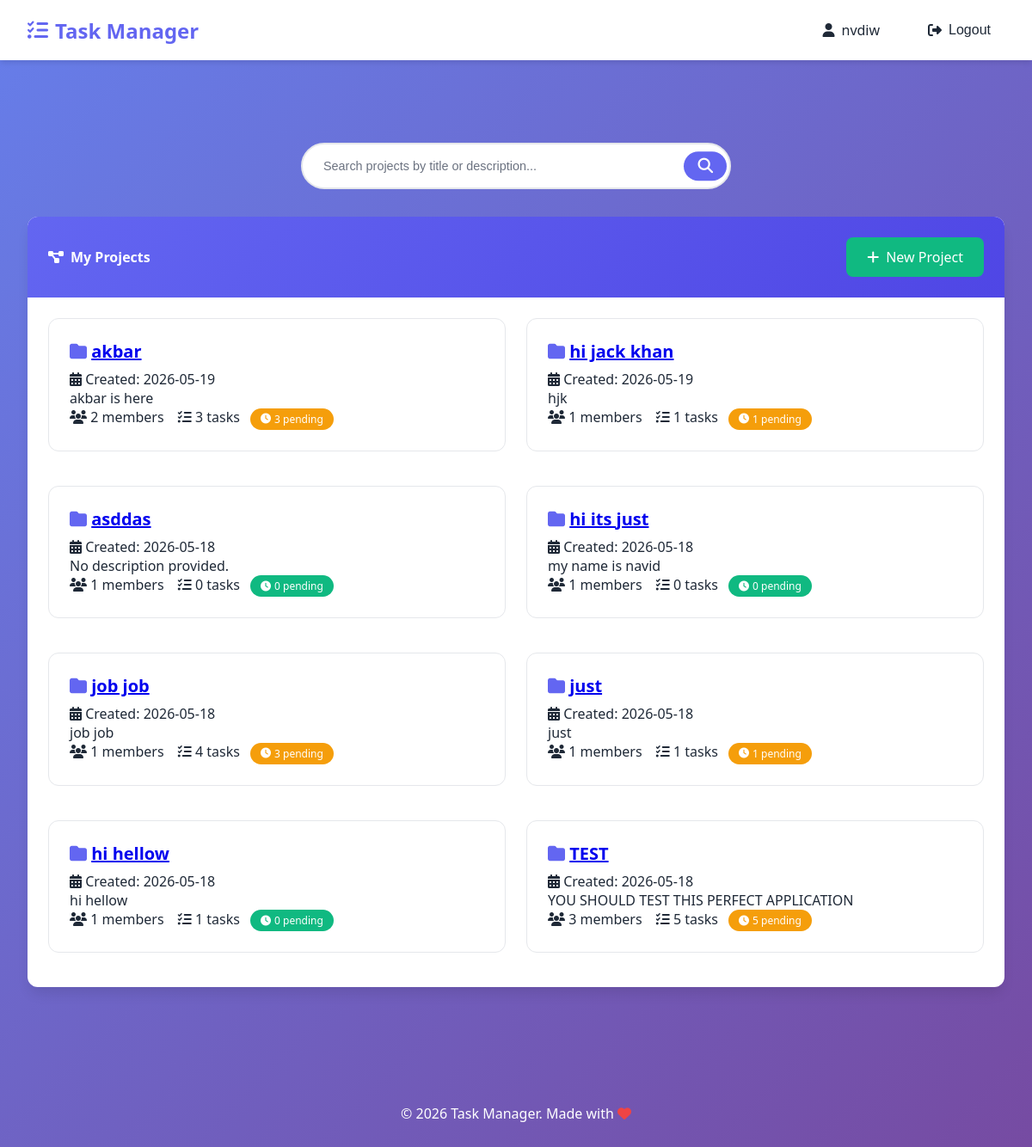
The app's page / (signed in) with its own data.
### tasks/models.py (models this page shows, shortened)
class Project(models.Model):
    title = models.CharField(max_length=200, verbose_name="Project Title")
    description = models.TextField(verbose_name="Description", blank=True)
    created_by = models.ForeignKey(
        User,
        on_delete=models.CASCADE,
        related_name='projects_created',
        verbose_name="Created By"
    )
    members = models.ManyToManyField(
        User,
        related_name='projects',
        blank=True,
        verbose_name="Team Members"
    )
    created_at = models.DateTimeField(auto_now_add=True, verbose_name="Created At")
    updated_at = models.DateTimeField(auto_now=True, verbose_name="Last Updated")
    def incomplete_tasks_count(self):
        return self.tasks.exclude(status=Task.Status.DONE).count()
    class Meta:
        verbose_name = "Project"
        verbose_name_plural = "Projects"
        ordering = ['-created_at']

### tasks/views.py (the view)
# urls.py: path('', views.project_list, name='project_list'),
@login_required
def project_list(request):
    projects = Project.objects.filter(
        Q(members=request.user) | Q(created_by=request.user)
    ).distinct()
    return render(request, 'tasks/project_list.html', {'projects': projects})

### templates/tasks/project_list.html (shortened to what this page needs)
{% extends 'base.html' %}
{% block content %}
<div class="search-form">
    <form action="{% url 'tasks:search_projects' %}" method="GET">
        <div class="search-wrapper">
            <input
                type="text"
                name="q"
                id="q"
                class="search-input"
                placeholder="Search projects by title or description..."
                value="{{ search_query }}"
            >
            <button type="submit" class="search-button">
                <i class="fas fa-search"></i>
            </button>
        </div>
    </form>
</div>
<div class="card">
    <div class="card-header" style="display: flex; justify-content: space-between; align-items: center;">
        <h4><i class="fas fa-project-diagram"></i> My Projects</h4>
        <a href="{% url 'tasks:project_create' %}" class="btn btn-success">
            <i class="fas fa-plus"></i> New Project
        </a>
    </div>
    <div class="card-body">
        {% if projects %}
            <div class="row">
                {% for project in projects %}
                    <div class="col-md-6">
                        <div class="project-card">
                            <div class="project-title">
                                <i class="fas fa-folder"></i>
                                <a href="{% url 'tasks:project_detail' project.pk %}">{{ project.title }}</a>
                            </div>
                            <p class="text-muted">
                                <i class="fas fa-calendar-alt"></i> Created: {{ project.created_at|date:"Y-m-d" }}
                            </p>
                            <p>{{ project.description|truncatewords:20|default:"No description provided." }}</p>
                            <div class="text-muted">
                                <i class="fas fa-users"></i> {{ project.members.count }} members
                                <i class="fas fa-tasks ms-3"></i> {{ project.tasks.count }} tasks
                                <span class="badge {% if project.incomplete_tasks_count > 0 %}bg-warning{% else %}bg-success{% endif %}" style="margin-left: 0.5rem;">
                                    <i class="fas fa-clock"></i> {{ project.incomplete_tasks_count }} pending
                                </span>
                            </div>
                        </div>
                    </div>
                {% endfor %}
            </div>
        {% endif %}
    </div>
</div>
{% endblock %}

### templates/base.html (shortened to what this page needs)
<!DOCTYPE html>
<html lang="en">
<head>
    <link rel="stylesheet" href="https://cdnjs.cloudflare.com/ajax/libs/font-awesome/6.5.1/css/all.min.css">
    {% load static %}
    <link rel="stylesheet" href="{% static 'css/style.css' %}">
</head>
<body>
    <nav class="navbar">
        <div class="navbar-container">
            <a class="navbar-brand" href="/">
                <i class="fas fa-tasks"></i>
                Task Manager
            </a>
            <div class="navbar-menu">
                {% if user.is_authenticated %}
                    <a class="nav-link" href="{% url 'accounts:profile' user.id %}">
                        <i class="fas fa-user"></i>
                        {{ user.username }}
                    </a>
                    <form method="post" action="{% url 'accounts:logout' %}" style="display: inline;">
                        <button type="submit" class="nav-link btn-logout">
                            <i class="fas fa-sign-out-alt"></i>
                            Logout
                        </button>
                    </form>
                {% endif %}
            </div>
        </div>
    </nav>
    <div class="container">
    </div>
    <main class="container">
        {% block content %}
        {% endblock %}
    </main>
    <footer class="footer">
        <p>&copy; 2026 Task Manager. Made with <i class="fas fa-heart" style="color: #ef4444;"></i></p>
    </footer>
</body>
</html>

### static/css/style.css (style rules this page uses)
:root { --primary: #6366f1; --primary-dark: #4f46e5; --primary-light: #818cf8; --secondary: #10b981; --secondary-dark: #059669; --danger: #ef4444; --danger-dark: #dc2626; --warning: #f59e0b; --info: #3b82f6; --dark: #1f2937; --light: #f9fafb; --gray: #6b7280; --gray-light: #e5e7eb; --white: #ffffff; --shadow: 0 4px 6px -1px rgba(0, 0, 0, 0.1); --shadow-lg: 0 10px 15px -3px rgba(0, 0, 0, 0.1); --radius: 12px; --radius-sm: 8px; }
* { margin: 0; padding: 0; box-sizing: border-box; }
body { font-family: 'Segoe UI', Tahoma, Geneva, Verdana, sans-serif; background: linear-gradient(135deg, #667eea 0%, #764ba2 100%); min-height: 100vh; color: var(--dark); }
.navbar { background: var(--white); box-shadow: var(--shadow); padding: 1rem 2rem; position: sticky; top: 0; z-index: 1000; }
.navbar-container { max-width: 1280px; margin: 0 auto; display: flex; justify-content: space-between; align-items: center; flex-wrap: wrap; gap: 1rem; }
.navbar-brand { font-size: 1.5rem; font-weight: bold; color: var(--primary); text-decoration: none; display: flex; align-items: center; gap: 0.5rem; }
.navbar-menu { display: flex; gap: 1.5rem; align-items: center; flex-wrap: wrap; }
.nav-link { color: var(--dark); text-decoration: none; display: flex; align-items: center; gap: 0.5rem; padding: 0.5rem 1rem; border-radius: var(--radius-sm); transition: all 0.3s ease; }
.btn-logout { background: none; border: none; cursor: pointer; font-size: 1rem; }
.container { max-width: 1280px; margin: 0 auto; padding: 2rem; }
.card { background: var(--white); border-radius: var(--radius); box-shadow: var(--shadow-lg); overflow: hidden; margin-bottom: 1.5rem; }
.card-header { padding: 1.5rem; background: linear-gradient(135deg, var(--primary) 0%, var(--primary-dark) 100%); color: var(--white); }
.card-header h4 { margin: 0; display: flex; align-items: center; gap: 0.5rem; }
.card-body { padding: 1.5rem; }
.btn { display: inline-flex; align-items: center; gap: 0.5rem; padding: 0.75rem 1.5rem; border: none; border-radius: var(--radius-sm); font-size: 1rem; font-weight: 500; cursor: pointer; transition: all 0.3s ease; text-decoration: none; }
.btn-success { background: var(--secondary); color: var(--white); }
.row { display: flex; flex-wrap: wrap; gap: 1.5rem; }
.col-md-6 { flex: 1; min-width: 350px; }
.footer { text-align: center; padding: 2rem; color: var(--white); margin-top: 3rem; }
.project-card { background: var(--white); border-radius: var(--radius); padding: 1.5rem; margin-bottom: 1rem; transition: all 0.3s ease; border: 1px solid var(--gray-light); }
.project-title { font-size: 1.25rem; font-weight: bold; color: var(--primary); margin-bottom: 0.5rem; }
.badge { display: inline-flex; align-items: center; gap: 0.25rem; padding: 0.25rem 0.75rem; border-radius: 9999px; font-size: 0.75rem; font-weight: 500; background: var(--gray-light); color: var(--dark); }
.ms-3 { margin-left: 0.75rem; }
.search-form { margin-bottom: 2rem; width: 100%; }
.search-wrapper { position: relative; width: 100%; max-width: 500px; margin: 0 auto; }
.search-input { width: 100%; padding: 1rem 3rem 1rem 1.5rem; font-size: 1rem; border: 2px solid var(--gray-light); border-radius: 50px; background: var(--white); transition: all 0.3s ease; outline: none; }
.search-input::placeholder { color: var(--gray); font-size: 0.9rem; }
.search-button { position: absolute; right: 5px; top: 50%; transform: translateY(-50%); background: var(--primary); border: none; color: var(--white); cursor: pointer; padding: 0.5rem 1rem; border-radius: 50px; font-size: 1.1rem; transition: all 0.3s ease; display: flex; align-items: center; gap: 0.5rem; }
.bg-warning { background: var(--warning); color: white; }
.bg-success { background: var(--secondary); color: white; }

### records on screen
Project: title "akbar", created_at "2026-05-19", description "akbar is here", members.count "2", tasks.count "3", incomplete_tasks_count "3"
Project: title "hi jack khan", created_at "2026-05-19", description "hjk", members.count "1", tasks.count "1", incomplete_tasks_count "1"
Project: title "asddas", created_at "2026-05-18", description "No description provided.", members.count "1", tasks.count "0", incomplete_tasks_count "0"
Project: title "hi its just", created_at "2026-05-18", description "my name is navid", members.count "1", tasks.count "0", incomplete_tasks_count "0"
Project: title "job job", created_at "2026-05-18", description "job job", members.count "1", tasks.count "4", incomplete_tasks_count "3"
Project: title "just", created_at "2026-05-18", description "just", members.count "1", tasks.count "1", incomplete_tasks_count "1"
Project: title "hi hellow", created_at "2026-05-18", description "hi hellow", members.count "1", tasks.count "1", incomplete_tasks_count "0"
Project: title "TEST", created_at "2026-05-18", description "YOU SHOULD TEST THIS PERFECT APPLICATION", members.count "3", tasks.count "5", incomplete_tasks_count "5"

### other values on screen
{{ user.username }} "nvdiw"
